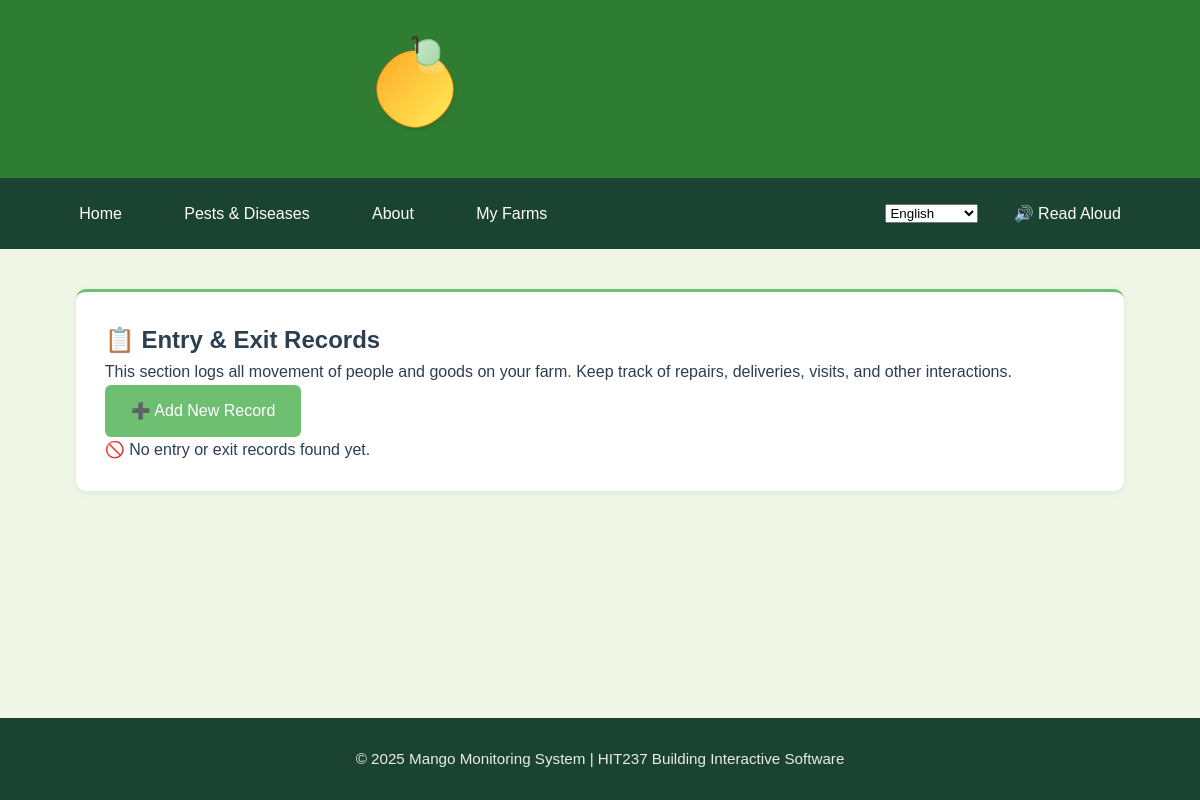
/myfarms/entryexit/ (signed in), run on an earlier commit of the app's database.
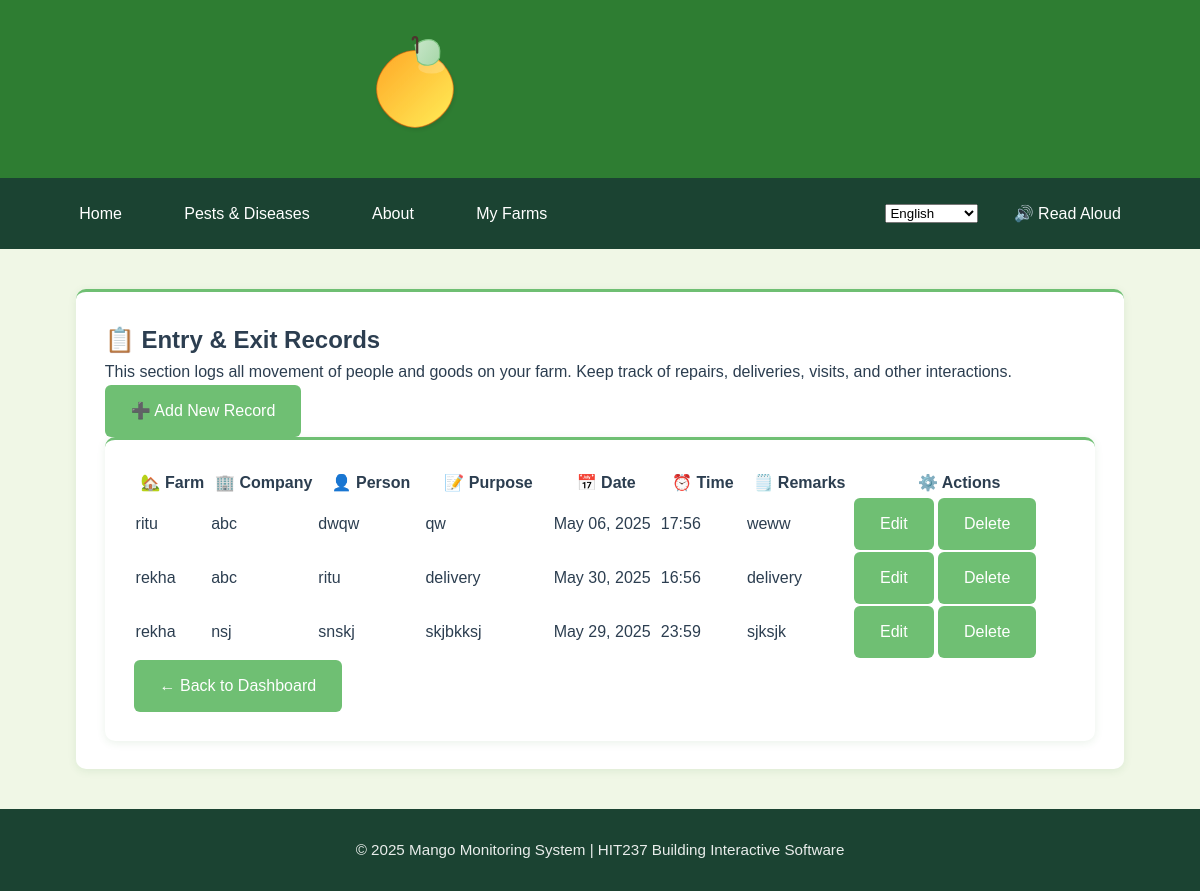
And on a later commit of the database.
### App2/models.py (models this page shows, shortened)
class EntryExitLog(models.Model):
    farm = models.ForeignKey(Farm, on_delete=models.CASCADE)
    company_name = models.CharField(max_length=100)
    person_name = models.CharField(max_length=100)
    purpose = models.CharField(max_length=255)
    date = models.DateField()
    time = models.TimeField()
    remarks = models.TextField(blank=True, null=True)

class Farm(models.Model):
    name = models.CharField(max_length=100)
    location = models.CharField(max_length=150)
    owner = models.ForeignKey(User, on_delete=models.CASCADE, related_name="farms")
    total_plants = models.IntegerField(validators=[MinValueValidator(1)], help_text="Total number of mango plants on the property")
    farm_size = models.DecimalField(max_digits=10, decimal_places=2, help_text="Farm size in hectares")
    stocking_rate = models.DecimalField(max_digits=10, decimal_places=2, help_text="Plants per hectare", editable=False)
    created_at = models.DateTimeField(auto_now_add=True)
    updated_at = models.DateTimeField(auto_now=True)
    class Meta:
        ordering = ['name']

### App2/views.py (the view)
# urls.py: path('entryexit/', views.EntryExitListView.as_view(), name='entry-exit-list'),
class EntryExitListView(LoginRequiredMixin, ListView):
    model = EntryExitLog
    template_name = 'App2/entryexit_list.html'
    context_object_name = 'logs'
    def get_queryset(self):
        return EntryExitLog.objects.filter(farm__owner=self.request.user)

### App2/templates/App2/entryexit_list.html (shortened to what this page needs)
{% extends 'App2/base.html' %}
{% block content %}
<div class="card shadow-sm p-3">
<div class="container mt-5">
  <div class="content-card mb-4 shadow-sm text-start">
    <h2 class="mb-3">📋 Entry & Exit Records</h2>
    <p class="text-muted">This section logs all movement of people and goods on your farm. Keep track of repairs, deliveries, visits, and other interactions.</p>
    <a href="{% url 'App2:entry-exit-create' %}" class="btn btn-outline-success btn-sm mt-2">➕ Add New Record</a>
  </div>
</div>
  {% if logs %}
  <div class="card shadow-sm p-3">
  <div class="table-responsive mt-4">
    <table class="table table-bordered table-hover align-middle text-center surveillance-table">
      <thead class="table-success">
        <tr>
         <th scope="col", style="width: 7%;">🏡 Farm</th>
          <th scope="col", style="width: 10%;">🏢 Company</th>
          <th scope="col", style="width: 10%;">👤 Person</th>
          <th scope="col", style="width: 12%;">📝 Purpose</th>
          <th scope="col", style="width: 10%;">📅 Date</th>
          <th scope="col", style="width: 8%;">⏰ Time</th>
          <th scope="col", style="width: 10%;">🗒️ Remarks</th>
          <th scope="col", style="width: 20%;">⚙️ Actions</th>
        </tr>
      </thead>
      <tbody>
        {% for log in logs %}
        <tr>
          <td>{{ log.farm.name }}</td>
          <td>{{ log.company_name }}</td>
          <td>{{ log.person_name }}</td>
          <td>{{ log.purpose }}</td>
          <td>{{ log.date|date:"M d, Y" }}</td>
          <td>{{ log.time|time:"H:i" }}</td>
          <td>{{ log.remarks|default:"—" }}</td>
          <td>
              <div class="d-flex justify-content-center gap-2 flex-wrap">
                <a href="{% url 'App2:entryexit-edit' log.pk %}" class="btn btn-sm btn-outline-warning">Edit</a>
                <a href="{% url 'App2:entryexit-delete' log.pk %}" class="btn btn-sm btn-outline-danger">Delete</a>
              </div>
            </td>
        </tr>
        {% endfor %}
      </tbody>
    </table>
  </div>
  <a href="{% url 'App2:profile' %}" class="btn btn-outline-success">← Back to Dashboard</a>
  {% else %}
  <div class="alert alert-warning text-center mt-4" role="alert">
    🚫 No entry or exit records found yet.
  </div>
  {% endif %}
</div>
{% endblock %}

### App2/templates/App2/base.html (shortened to what this page needs)
{% extends 'App1/base.html' %}
{% load static %}

### App1/templates/App1/base.html (shortened to what this page needs)
<!DOCTYPE html>
<html lang="en">
<head>
    {% load static %}
    <link rel="stylesheet" href="{% static 'css/base.css' %}">
</head>
<body>
    <header>
        <div class="header-container">
            <a href="{% url 'App1:index' %}" class="logo-container">
                <img src="{% static 'images/mango-logo.svg' %}"
                     alt="Mango Monitoring Logo"
                     class="site-logo">
            </a>
            <h1 class="site-title">Mango Monitoring System</h1>
        </div>
    </header>
    <nav aria-label="Main navigation">
        <div class="nav-container" style="display: flex; justify-content: space-between; align-items: center;">
            <ul style="display: flex; gap: 1.5rem; list-style: none; margin: 0; padding: 0;">
                <li><a href="{% url 'App1:index' %}"
                       class="{% if request.resolver_match.url_name == 'index' %}active{% endif %}"
                       aria-current="{% if request.resolver_match.url_name == 'index' %}page{% endif %}">
                       Home
                </a></li>
                <li><a href="{% url 'App1:projectlist' %}"
                       class="{% if request.resolver_match.url_name == 'projectlist' %}active{% endif %}"
                       aria-current="{% if request.resolver_match.url_name == 'projectlist' %}page{% endif %}">
                       Pests & Diseases
                </a></li>
                <li><a href="{% url 'App1:about' %}"
                       class="{% if request.resolver_match.url_name == 'about' %}active{% endif %}"
                       aria-current="{% if request.resolver_match.url_name == 'about' %}page{% endif %}">
                       About
                </a></li>
                <li><a href="{% url 'App2:login' %}"
                       class="{% if request.resolver_match.url_name == 'login' %}active{% endif %}"
                       aria-current="{% if request.resolver_match.url_name == 'login' %}page{% endif %}">
                       My Farms
                </a></li>
            </ul>
    <div id="tts-container" style="display: flex; align-items: center; gap: 1rem;">
        <select id="language-selector">
            <option value="en-US" selected>English</option>
        </select>
        <a href="#" id="tts-button" class="nav-link-button">🔊 Read Aloud</a>
    </div>
    </div>
    </nav>
    <main id="main-content">
        {% block content %}{% endblock %}
    </main>
    <footer>
        <div>
            <p>&copy; 2025 Mango Monitoring System | HIT237 Building Interactive Software</p>
        </div>
    </footer>
</body>
</html>

### App1/static/css/base.css (style rules this page uses)
:root { --primary-green: #2E7D32; --secondary-green: #6FBF73; --accent-green: #A2C523; --light-bg: #F0F7E6; --card-bg: #FFFFFF; --text-dark: #2C3E50; --text-light: #5D6D7E; --shadow-sm: 0 2px 8px rgba(46, 125, 50, 0.1); --shadow-md: 0 4px 12px rgba(46, 125, 50, 0.15); --border-color: #dcdcdc; }
* { margin: 0; padding: 0; box-sizing: border-box; font-family: 'Poppins', sans-serif; }
body { min-height: 100vh; display: flex; flex-direction: column; background-color: var(--light-bg); color: var(--text-dark); line-height: 1.6; }
header { background-color: var(--primary-green); padding: 1.2rem 0; box-shadow: var(--shadow-sm); display:flex; justify-content: center ; }
.header-container { width: 90%; max-width: 1200px; margin: 0 auto; display: flex; justify-content: center; align-items: center; flex-wrap: wrap; }
.logo-container { display: flex; align-items: center; gap: 15px; }
.site-logo { height: 110px; width: auto; transition: transform 0.4s cubic-bezier(0.25, 1, 0.5, 1); }
.header-container { display: flex; align-items: center; padding: 15px 0; }
.site-title { font-size: 1.8rem; background: linear-gradient(white); -webkit-background-clip: text; background-clip: text; color: transparent; margin-left: 10px; }
nav { background-color: #1B4332; position: sticky; top: 0; z-index: 100; }
.nav-container { width: 90%; max-width: 1200px; margin: 0 auto; padding: 0.8rem 0; display: flex; justify-content: center; }
nav ul { display: flex; list-style: none; gap: 1.5rem; }
nav a { color: white; text-decoration: none; font-weight: 500; padding: 0.6rem 1.2rem; border-radius: 4px; transition: all 0.3s ease; display: inline-block; }
main { flex: 1; width: 90%; max-width: 1200px; margin: 2.5rem auto; padding: 0 1rem; }
.card { background: var(--card-bg); border-radius: 10px; box-shadow: var(--shadow-sm); padding: 1.8rem; transition: all 0.3s ease; border-top: 3px solid var(--secondary-green); }
.btn { display: inline-flex; align-items: center; gap: 0.5rem; padding: 0.7rem 1.5rem; background-color: var(--secondary-green); color: white; border-radius: 6px; text-decoration: none; font-weight: 500; transition: all 0.3s ease; border: 2px solid transparent; }
footer { background-color: #1B4332; color: white; padding: 1.8rem 0; margin-top: auto; text-align: center; }
footer p { font-size: 0.95rem; opacity: 0.9; }

What changed in the data, as far as the page shows it:
added EntryExitLog: farm.name "ritu", company_name "abc", person_name "dwqw", purpose "qw", date "May 06, 2025", time "17:56", remarks "weww"
added EntryExitLog: farm.name "rekha", company_name "abc", person_name "ritu", purpose "delivery", date "May 30, 2025", time "16:56", remarks "delivery"
added EntryExitLog: farm.name "rekha", company_name "nsj", person_name "snskj", purpose "skjbkksj", date "May 29, 2025", time "23:59", remarks "sjksjk"
Also different on the page:
text no longer shown: "🚫 No entry or exit records found yet."
text now shown: "🏡 Farm 🏢 Company 👤 Person 📝 Purpose 📅 Date ⏰ Time 🗒️ Remarks ⚙️ Actions ← Back to Dashboard"
